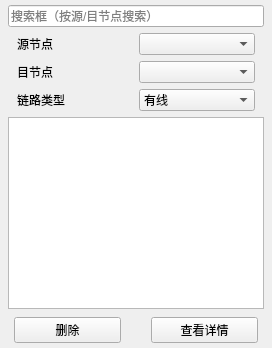
            <widget class="QWidget" name="tabViewSettings">
             <attribute name="title">
              <string>链路</string>
             </attribute>
             <layout class="QVBoxLayout" name="verticalLayout_3">
              <property name="spacing">
               <number>0</number>
              </property>
              <property name="leftMargin">
               <number>5</number>
              </property>
              <property name="topMargin">
               <number>5</number>
              </property>
              <property name="rightMargin">
               <number>5</number>
              </property>
              <property name="bottomMargin">
               <number>5</number>
              </property>
              <item>
               <widget class="QWidget" name="wgtViewPlaceholder" native="true">
                <layout class="QVBoxLayout" name="verticalLayout_2">
                 <property name="leftMargin">
                  <number>3</number>
                 </property>
                 <property name="topMargin">
                  <number>0</number>
                 </property>
                 <property name="rightMargin">
                  <number>3</number>
                 </property>
                 <property name="bottomMargin">
                  <number>5</number>
                 </property>
                 <item>
                  <widget class="QLineEdit" name="leSearchLink">
                   <property name="text">
                    <string/>
                   </property>
                   <property name="placeholderText">
                    <string>搜索框（按源/目节点搜索）</string>
                   </property>
                  </widget>
                 </item>
                 <item>
                  <widget class="QWidget" name="widget_2" native="true">
                   <layout class="QGridLayout" name="gridLayout_2">
                    <property name="topMargin">
                     <number>0</number>
                    </property>
                    <property name="bottomMargin">
                     <number>0</number>
                    </property>
                    <item row="0" column="0">
                     <widget class="QLabel" name="lblLinkSrcFilter">
                      <property name="text">
                       <string>源节点</string>
                      </property>
                     </widget>
                    </item>
                    <item row="0" column="1">
                     <widget class="QComboBox" name="cmbLinkSrcFilter"/>
                    </item>
                    <item row="1" column="0">
                     <widget class="QLabel" name="lblLinkDstFilter">
                      <property name="text">
                       <string>目节点</string>
                      </property>
                     </widget>
                    </item>
                    <item row="1" column="1">
                     <widget class="QComboBox" name="cmbLinkDstFilter"/>
                    </item>
                    <item row="2" column="0">
                     <widget class="QLabel" name="lblLinkTypeFilter">
                      <property name="text">
                       <string>链路类型</string>
                      </property>
                     </widget>
                    </item>
                    <item row="2" column="1">
                     <widget class="QComboBox" name="cmbLinkTypeFilter">
                      <item>
                       <property name="text">
                        <string>有线</string>
                       </property>
                      </item>
                      <item>
                       <property name="text">
                        <string>无线</string>
                       </property>
                      </item>
                     </widget>
                    </item>
                   </layout>
                  </widget>
                 </item>
                 <item>
                  <widget class="QListWidget" name="lwLinkList"/>
                 </item>
                </layout>
               </widget>
              </item>
              <item>
               <widget class="QWidget" name="wgtViewActions" native="true">
                <layout class="QHBoxLayout" name="horizontalLayout_5">
                 <property name="spacing">
                  <number>30</number>
                 </property>
                 <property name="topMargin">
                  <number>3</number>
                 </property>
                 <property name="bottomMargin">
                  <number>0</number>
                 </property>
                 <item>
                  <widget class="QPushButton" name="btnLinkDelete">
                   <property name="text">
                    <string>删除</string>
                   </property>
                  </widget>
                 </item>
                 <item>
                  <widget class="QPushButton" name="btnLinkDetail">
                   <property name="text">
                    <string>查看详情</string>
                   </property>
                  </widget>
                 </item>
                </layout>
               </widget>
              </item>
             </layout>
            </widget>
